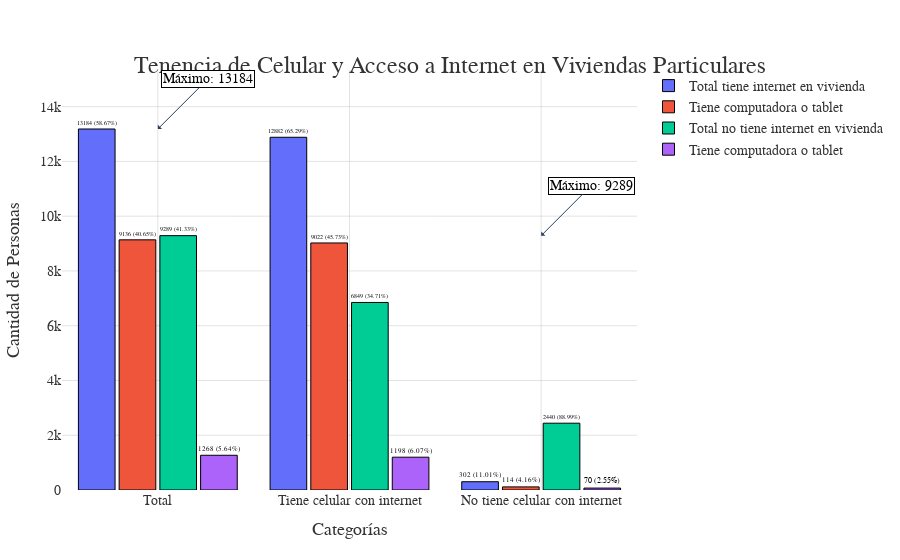

Notebook code cell kept with this figure:
### Code cell
import plotly.graph_objects as go

# Datos del dataframe
categorias = ["Total", "Tiene celular con internet", "No tiene celular con internet"]
poblacion_viviendas = [22473, 19731, 2742]
total_tiene_internet = [13184, 12882, 302]
tiene_computadora_tablet = [9136, 9022, 114]
no_tiene_computadora_tablet = [4048, 3860, 188]
total_no_tiene_internet = [9289, 6849, 2440]
tiene_computadora_tablet1 = [1268, 1198, 70]
no_tiene_computadora_tablet1 = [8021, 5651, 2370]

# Calcular porcentajes
porcentaje_tiene_internet = [round((t / pv) * 100, 2) for t, pv in zip(total_tiene_internet, poblacion_viviendas)]
porcentaje_tiene_computadora_tablet = [round((t / pv) * 100, 2) for t, pv in zip(tiene_computadora_tablet, poblacion_viviendas)]
porcentaje_no_tiene_internet = [round((t / pv) * 100, 2) for t, pv in zip(total_no_tiene_internet, poblacion_viviendas)]
porcentaje_tiene_computadora_tablet1 = [round((t / pv) * 100, 2) for t, pv in zip(tiene_computadora_tablet1, poblacion_viviendas)]

# Crear figuras de barras
fig = go.Figure()

fig.add_trace(go.Bar(
    x=categorias,
    y=total_tiene_internet,
    name='Total tiene internet en vivienda',
    text=[f'{t} ({p}%)' for t, p in zip(total_tiene_internet, porcentaje_tiene_internet)],
    textposition='outside',
    marker=dict(color='#636EFA', line=dict(color='#000000', width=1)),
    textfont=dict(size=14, color='#000000', family='Arial, bold')
))

fig.add_trace(go.Bar(
    x=categorias,
    y=tiene_computadora_tablet,
    name='Tiene computadora o tablet',
    text=[f'{t} ({p}%)' for t, p in zip(tiene_computadora_tablet, porcentaje_tiene_computadora_tablet)],
    textposition='outside',
    marker=dict(color='#EF553B', line=dict(color='#000000', width=1)),
    textfont=dict(size=14, color='#000000', family='Arial, bold')
))

fig.add_trace(go.Bar(
    x=categorias,
    y=total_no_tiene_internet,
    name='Total no tiene internet en vivienda',
    text=[f'{t} ({p}%)' for t, p in zip(total_no_tiene_internet, porcentaje_no_tiene_internet)],
    textposition='outside',
    marker=dict(color='#00CC96', line=dict(color='#000000', width=1)),
    textfont=dict(size=14, color='#000000', family='Arial, bold')
))

fig.add_trace(go.Bar(
    x=categorias,
    y=tiene_computadora_tablet1,
    name='Tiene computadora o tablet',
    text=[f'{t} ({p}%)' for t, p in zip(tiene_computadora_tablet1, porcentaje_tiene_computadora_tablet1)],
    textposition='outside',
    marker=dict(color='#AB63FA', line=dict(color='#000000', width=1)),
    textfont=dict(size=14, color='#000000', family='Arial, bold')
))

# Mejorar el diseño del gráfico
fig.update_layout(
    title={
        'text': "Tenencia de Celular y Acceso a Internet en Viviendas Particulares",
        'y':0.9,
        'x':0.5,
        'xanchor': 'center',
        'yanchor': 'top'
    },
    title_font=dict(size=24, family='Arial, bold', color='#333333'),
    xaxis_title='Categorías',
    yaxis_title='Cantidad de Personas',
    xaxis_title_font=dict(size=18, family='Arial', color='#333333'),
    yaxis_title_font=dict(size=18, family='Arial', color='#333333'),
    xaxis_tickfont=dict(size=14, family='Arial', color='#333333'),
    yaxis_tickfont=dict(size=14, family='Arial', color='#333333'),
    legend_title="",
    legend_font=dict(size=14, family='Arial', color='#333333'),
    barmode='group',
    bargap=0.15,
    bargroupgap=0.1,
    plot_bgcolor='rgba(255,255,255,1)',
    paper_bgcolor='rgba(255,255,255,1)',
    margin=dict(l=20, r=20, t=70, b=70),
    xaxis=dict(
        gridcolor='rgba(200, 200, 200, 0.5)',
        gridwidth=1
    ),
    yaxis=dict(
        gridcolor='rgba(200, 200, 200, 0.5)',
        gridwidth=1
    )
)

# Añadir anotaciones para resaltar valores máximos
fig.add_annotation(
    x='Total', y=max(total_tiene_internet),
    text=f'Máximo: {max(total_tiene_internet)}',
    showarrow=True,
    arrowhead=1,
    ax=50,
    ay=-50,
    font=dict(size=14, color='#000000', family='Arial, bold'),
    bgcolor='#FFFFFF',
    bordercolor='#000000',
    borderwidth=1
)

fig.add_annotation(
    x='No tiene celular con internet', y=max(total_no_tiene_internet),
    text=f'Máximo: {max(total_no_tiene_internet)}',
    showarrow=True,
    arrowhead=1,
    ax=50,
    ay=-50,
    font=dict(size=14, color='#000000', family='Arial, bold'),
    bgcolor='#FFFFFF',
    bordercolor='#000000',
    borderwidth=1
)

# Mostrar el gráfico
fig.show()

### Figure 1 — Plotly figure (JSON) as saved in the notebook; plotly's stock layout.template omitted (floating-point values rounded to 4 significant figures)
{"data": [{"marker": {"color": "#636EFA", "line": {"color": "#000000", "width": 1}}, "name": "Total tiene internet en vivienda", "text": ["13184 (58.67%)", "12882 (65.29%)", "302 (11.01%)"], "textfont": {"color": "#000000", "family": "Arial, bold", "size": 14}, "textposition": "outside", "type": "bar", "x": ["Total", "Tiene celular con internet", "No tiene celular con internet"], "y": [13184, 12882, 302]}, {"marker": {"color": "#EF553B", "line": {"color": "#000000", "width": 1}}, "name": "Tiene computadora o tablet", "text": ["9136 (40.65%)", "9022 (45.73%)", "114 (4.16%)"], "textfont": {"color": "#000000", "family": "Arial, bold", "size": 14}, "textposition": "outside", "type": "bar", "x": ["Total", "Tiene celular con internet", "No tiene celular con internet"], "y": [9136, 9022, 114]}, {"marker": {"color": "#00CC96", "line": {"color": "#000000", "width": 1}}, "name": "Total no tiene internet en vivienda", "text": ["9289 (41.33%)", "6849 (34.71%)", "2440 (88.99%)"], "textfont": {"color": "#000000", "family": "Arial, bold", "size": 14}, "textposition": "outside", "type": "bar", "x": ["Total", "Tiene celular con internet", "No tiene celular con internet"], "y": [9289, 6849, 2440]}, {"marker": {"color": "#AB63FA", "line": {"color": "#000000", "width": 1}}, "name": "Tiene computadora o tablet", "text": ["1268 (5.64%)", "1198 (6.07%)", "70 (2.55%)"], "textfont": {"color": "#000000", "family": "Arial, bold", "size": 14}, "textposition": "outside", "type": "bar", "x": ["Total", "Tiene celular con internet", "No tiene celular con internet"], "y": [1268, 1198, 70]}], "layout": {"annotations": [{"arrowhead": 1, "ax": 50, "ay": -50, "bgcolor": "#FFFFFF", "bordercolor": "#000000", "borderwidth": 1, "font": {"color": "#000000", "family": "Arial, bold", "size": 14}, "showarrow": true, "text": "Máximo: 13184", "x": "Total", "y": 13184}, {"arrowhead": 1, "ax": 50, "ay": -50, "bgcolor": "#FFFFFF", "bordercolor": "#000000", "borderwidth": 1, "font": {"color": "#000000", "family": "Arial, bold", "size": 14}, "showarrow": true, "text": "Máximo: 9289", "x": "No tiene celular con internet", "y": 9289}], "bargap": 0.15, "bargroupgap": 0.1, "barmode": "group", "legend": {"font": {"color": "#333333", "family": "Arial", "size": 14}, "title": {"text": ""}}, "margin": {"b": 70, "l": 20, "r": 20, "t": 70}, "paper_bgcolor": "rgba(255,255,255,1)", "plot_bgcolor": "rgba(255,255,255,1)", "title": {"font": {"color": "#333333", "family": "Arial, bold", "size": 24}, "text": "Tenencia de Celular y Acceso a Internet en Viviendas Particulares", "x": 0.5, "xanchor": "center", "y": 0.9, "yanchor": "top"}, "xaxis": {"gridcolor": "rgba(200, 200, 200, 0.5)", "gridwidth": 1, "tickfont": {"color": "#333333", "family": "Arial", "size": 14}, "title": {"font": {"color": "#333333", "family": "Arial", "size": 18}, "text": "Categorías"}}, "yaxis": {"gridcolor": "rgba(200, 200, 200, 0.5)", "gridwidth": 1, "tickfont": {"color": "#333333", "family": "Arial", "size": 14}, "title": {"font": {"color": "#333333", "family": "Arial", "size": 18}, "text": "Cantidad de Personas"}}}}
